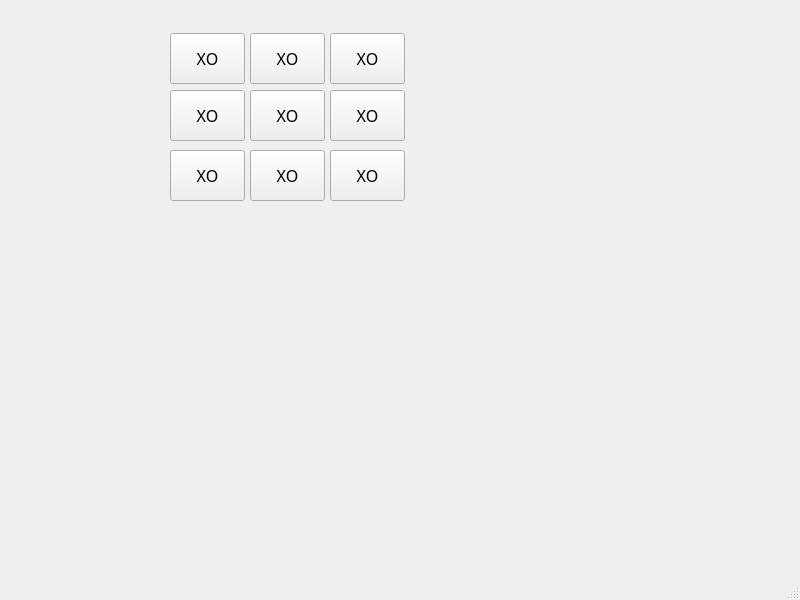
<?xml version="1.0" encoding="UTF-8"?>
<ui version="4.0">
 <class>MainWindow</class>
 <widget class="QMainWindow" name="MainWindow">
  <property name="geometry">
   <rect>
    <x>0</x>
    <y>0</y>
    <width>800</width>
    <height>600</height>
   </rect>
  </property>
  <property name="windowTitle">
   <string>MainWindow</string>
  </property>
  <widget class="QWidget" name="centralwidget">
   <widget class="QPushButton" name="pushButton_1">
    <property name="geometry">
     <rect>
      <x>170</x>
      <y>33</y>
      <width>75</width>
      <height>51</height>
     </rect>
    </property>
    <property name="font">
     <font>
      <family>Showcard Gothic</family>
      <pointsize>12</pointsize>
     </font>
    </property>
    <property name="text">
     <string>XO</string>
    </property>
   </widget>
   <widget class="QPushButton" name="pushButton_2">
    <property name="geometry">
     <rect>
      <x>250</x>
      <y>33</y>
      <width>75</width>
      <height>51</height>
     </rect>
    </property>
    <property name="font">
     <font>
      <family>Showcard Gothic</family>
      <pointsize>12</pointsize>
     </font>
    </property>
    <property name="text">
     <string>XO</string>
    </property>
   </widget>
   <widget class="QPushButton" name="pushButton_3">
    <property name="geometry">
     <rect>
      <x>330</x>
      <y>33</y>
      <width>75</width>
      <height>51</height>
     </rect>
    </property>
    <property name="font">
     <font>
      <family>Showcard Gothic</family>
      <pointsize>12</pointsize>
     </font>
    </property>
    <property name="text">
     <string>XO</string>
    </property>
   </widget>
   <widget class="QPushButton" name="pushButton_4">
    <property name="geometry">
     <rect>
      <x>170</x>
      <y>90</y>
      <width>75</width>
      <height>51</height>
     </rect>
    </property>
    <property name="font">
     <font>
      <family>Showcard Gothic</family>
      <pointsize>12</pointsize>
     </font>
    </property>
    <property name="text">
     <string>XO</string>
    </property>
   </widget>
   <widget class="QPushButton" name="pushButton_5">
    <property name="geometry">
     <rect>
      <x>250</x>
      <y>90</y>
      <width>75</width>
      <height>51</height>
     </rect>
    </property>
    <property name="font">
     <font>
      <family>Showcard Gothic</family>
      <pointsize>12</pointsize>
     </font>
    </property>
    <property name="text">
     <string>XO</string>
    </property>
   </widget>
   <widget class="QPushButton" name="pushButton_6">
    <property name="geometry">
     <rect>
      <x>330</x>
      <y>90</y>
      <width>75</width>
      <height>51</height>
     </rect>
    </property>
    <property name="font">
     <font>
      <family>Showcard Gothic</family>
      <pointsize>12</pointsize>
     </font>
    </property>
    <property name="text">
     <string>XO</string>
    </property>
   </widget>
   <widget class="QPushButton" name="pushButton_7">
    <property name="geometry">
     <rect>
      <x>170</x>
      <y>150</y>
      <width>75</width>
      <height>51</height>
     </rect>
    </property>
    <property name="font">
     <font>
      <family>Showcard Gothic</family>
      <pointsize>12</pointsize>
     </font>
    </property>
    <property name="text">
     <string>XO</string>
    </property>
   </widget>
   <widget class="QPushButton" name="pushButton_8">
    <property name="geometry">
     <rect>
      <x>250</x>
      <y>150</y>
      <width>75</width>
      <height>51</height>
     </rect>
    </property>
    <property name="font">
     <font>
      <family>Showcard Gothic</family>
      <pointsize>12</pointsize>
     </font>
    </property>
    <property name="text">
     <string>XO</string>
    </property>
   </widget>
   <widget class="QPushButton" name="pushbutton_9">
    <property name="geometry">
     <rect>
      <x>330</x>
      <y>150</y>
      <width>75</width>
      <height>51</height>
     </rect>
    </property>
    <property name="font">
     <font>
      <family>Showcard Gothic</family>
      <pointsize>12</pointsize>
     </font>
    </property>
    <property name="text">
     <string>XO</string>
    </property>
   </widget>
  </widget>
  <widget class="QMenuBar" name="menubar">
   <property name="geometry">
    <rect>
     <x>0</x>
     <y>0</y>
     <width>800</width>
     <height>22</height>
    </rect>
   </property>
  </widget>
  <widget class="QStatusBar" name="statusbar"/>
 </widget>
 <resources/>
 <connections>
  <connection>
   <sender>pushButton_1</sender>
   <signal>clicked()</signal>
   <receiver>pushButton_1</receiver>
   <slot>showMenu()</slot>
   <hints>
    <hint type="sourcelabel">
     <x>207</x>
     <y>80</y>
    </hint>
    <hint type="destinationlabel">
     <x>207</x>
     <y>80</y>
    </hint>
   </hints>
  </connection>
 </connections>
</ui>
